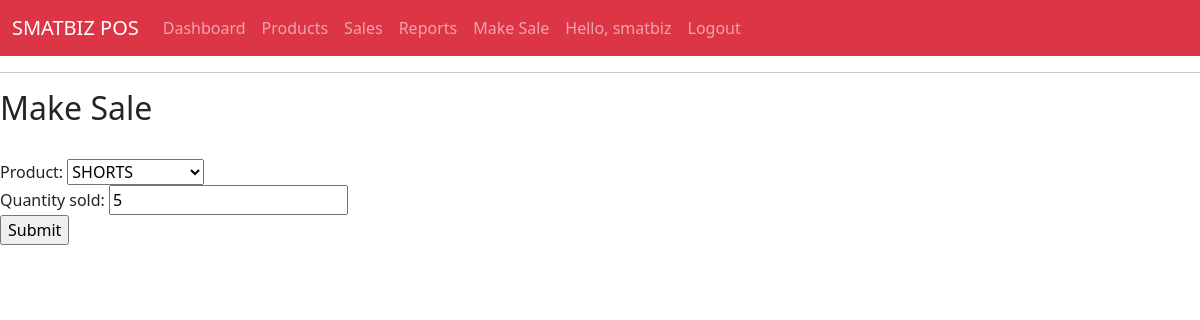
/updatesale/2/ (signed in), run on an earlier commit of the app's database.
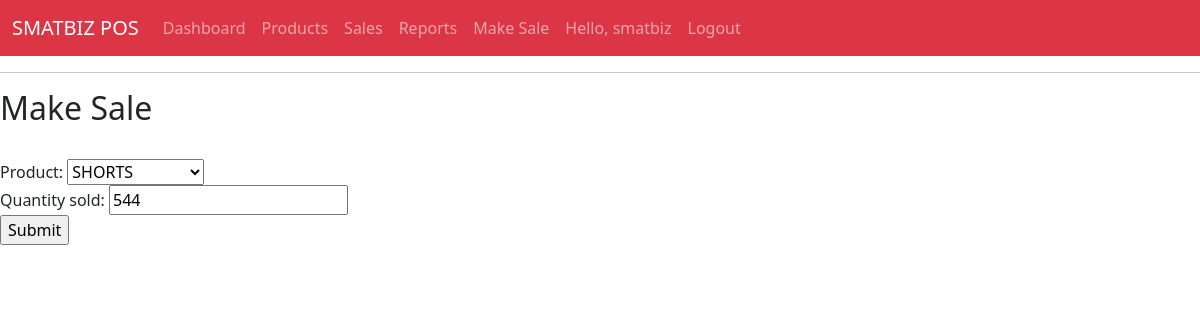
And on a later commit of the database.
### accounts/models.py (models this page shows)
class Sale(models.Model):
    product= models.ForeignKey(Products, null=True, on_delete= models.SET_NULL)
    quantity_sold = models.IntegerField(null=True)
    date_made = models.DateTimeField(auto_now_add=True, null=True)

### accounts/views.py (the view)
# urls.py: path('updatesale/<str:pk>/', views.updateSale, name="updatesale"),
@login_required(login_url='signin')
def updateSale(request, pk):
    sale = Sale.objects.get(id=pk)
    form = SaleForm(instance=sale)
    if request.method == 'POST':
        form = SaleForm(request.POST, instance= sale)
        if form.is_valid():
            form.save()
            return redirect('/sales')
    context = {'form': form}
    return render(request, 'accounts/makesale.html', context)

### accounts/forms.py
class SaleForm(ModelForm):
    class Meta:
        model = Sale
        fields = '__all__'

### accounts/models.py (called while the page is built)
    def __str__(self):
        return self.product_name

### accounts/templates/accounts/makesale.html (shortened to what this page needs)
{% extends 'accounts/main.html' %}
{% block content %}
<h2>Make Sale</h2><br>
<form action="" method="POST">
    {{form}}
    <input type="submit" name="Make Sale">
</form>
{% endblock %}

What changed in the data, as far as the page shows it:
changed Sale "SHORTS": quantity_sold "5" → "544"
